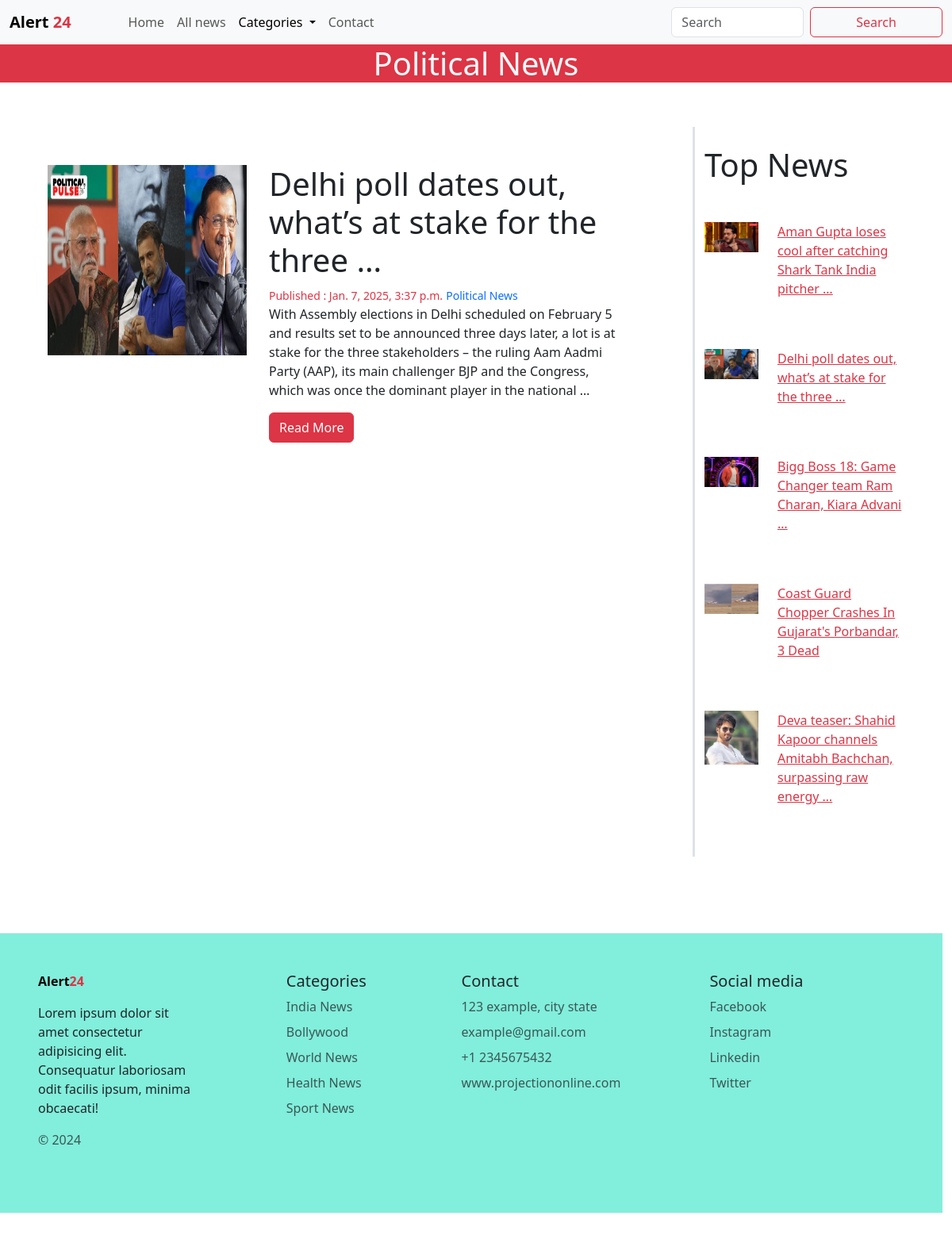
The app's page /political/ with its own data.
### main/models.py (models this page shows)
class News(models.Model):
    category = models.ForeignKey(categories, on_delete=models.CASCADE)
    title = models.CharField(max_length = 250)
    description = models.TextField()
    image = models.ImageField(upload_to='News/')
    date = models.DateTimeField(auto_now_add=True)
    class Meta:
        verbose_name_plural = 'News'

class categories(models.Model):
    title = models.CharField(max_length=250)
    image = models.ImageField(upload_to='category/')
    class Meta:
         verbose_name_plural = 'category'
    def __str__(self):
        return self.title

### alert24/views.py (the view)
# urls.py: path('political/', views.political, name='political'),
def political(request):
    category = categories.objects.all()
    politicalnews = News.objects.filter(category__title='Political News').order_by('-id')
    topnews = News.objects.order_by('-id')[:5]
    context = {
        'categories':category,
        'politicalnews':politicalnews,
        'topnews':topnews,
        'title':'alert24 | political'
        }
    return render(request, 'categories/political.html', context)

### templates/categories/political.html
{% extends "base.html" %}
{% block news %}
<section class="news">
  <h1 class="text-bold bg-danger text-center text-light">Political News</h1>
    <div class="row mx-5">
      <div class="container my-5">
        <div class="row">
          <div class="col-md-9 border-end border-3" >
            {% for News in politicalnews %}
            <div class="row my-5">
              <div class="col-md-4">
                <img src="/media/{{ News.image }}" class="img-fluid" style="height:30vh; width:100%;" alt="">
              </div>
              <div class="col-md-7 px-3">
                <h1>{{ News.title | truncatewords:10 }}</h1>
                <small class="text-danger">Published : {{ News.date }}</small>
                <small class="text-primary">{{ News.category }}</small>
                <p>{{ News.description |truncatewords:50 }}</p>
                  <a href="{% url "political" %}" class="btn btn-danger">Read More</a>
              </div>
            </div>
            {% endfor %}
          </div>
          <div class="col-md-3">
            <h1 class="my-4">Top News</h1>
           {% for News in topnews %}
           <a href="{% url "details" News.id %}" class="link-danger">
            <div class="row my-5">
              <div class="col-md-4">
                <img src="/media/{{ News.image }}" class= "img-fluid" alt="">
              </div>
              <div class="col-md-8">
                <p>{{ News.title | truncatewords:10 }}</p>
              </div>
            </div>
          </a>
           {% endfor %}
          </div>
         </div>
      </div>
    </div>
  </section>
{% endblock news %}

### records on screen
News: image (picture), title "Delhi poll dates out, what’s at stake for the three …", date "Jan. 7, 2025, 3:37 p.m.", category "Political News", description "With Assembly elections in Delhi scheduled on February 5 and results set to be announced three days later, a lot is at stake for the three stakeholders – the ruling Aam Aadmi Party (AAP), its main challenger BJP and the Congress, which was once the dominant player in the national …"
News: image (picture), title "Aman Gupta loses cool after catching Shark Tank India pitcher …"
News: image (picture), title "Bigg Boss 18: Game Changer team Ram Charan, Kiara Advani …"
News: image (picture), title "Coast Guard Chopper Crashes In Gujarat's Porbandar, 3 Dead"
News: image (picture), title "Deva teaser: Shahid Kapoor channels Amitabh Bachchan, surpassing raw energy …"
